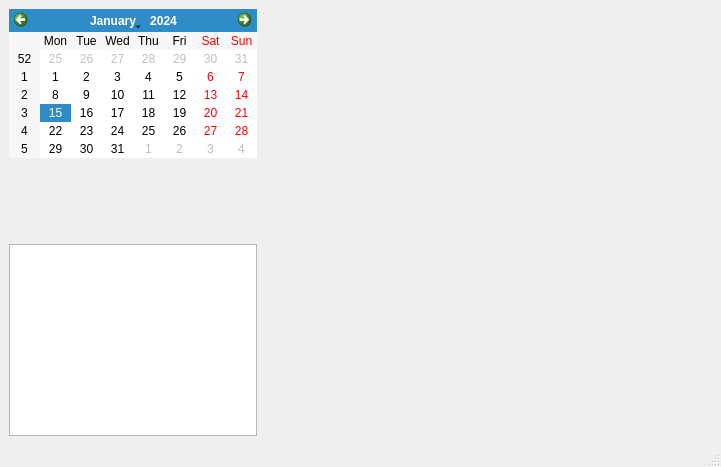
<?xml version="1.0" encoding="UTF-8"?>
<ui version="4.0">
 <class>calenderMainWindow</class>
 <widget class="QMainWindow" name="calenderMainWindow">
  <property name="geometry">
   <rect>
    <x>0</x>
    <y>0</y>
    <width>721</width>
    <height>467</height>
   </rect>
  </property>
  <property name="windowTitle">
   <string>MainWindow</string>
  </property>
  <widget class="QWidget" name="centralwidget">
   <layout class="QHBoxLayout" name="horizontalLayout" stretch="5,20">
    <item>
     <layout class="QVBoxLayout" name="verticalLayout">
      <item>
       <widget class="QCalendarWidget" name="calendarWidget"/>
      </item>
      <item>
       <spacer name="verticalSpacer_2">
        <property name="orientation">
         <enum>Qt::Vertical</enum>
        </property>
        <property name="sizeHint" stdset="0">
         <size>
          <width>20</width>
          <height>40</height>
         </size>
        </property>
       </spacer>
      </item>
      <item>
       <widget class="QTextBrowser" name="textBrowser"/>
      </item>
     </layout>
    </item>
    <item>
     <widget class="QChartView" name="widgetMain" native="true"/>
    </item>
   </layout>
  </widget>
  <widget class="QMenuBar" name="menubar">
   <property name="geometry">
    <rect>
     <x>0</x>
     <y>0</y>
     <width>721</width>
     <height>22</height>
    </rect>
   </property>
  </widget>
  <widget class="QStatusBar" name="statusbar"/>
 </widget>
 <customwidgets>
  <customwidget>
   <class>QChartView</class>
   <extends>QWidget</extends>
   <header>qchartview.h</header>
   <container>1</container>
  </customwidget>
 </customwidgets>
 <resources/>
 <connections/>
</ui>
